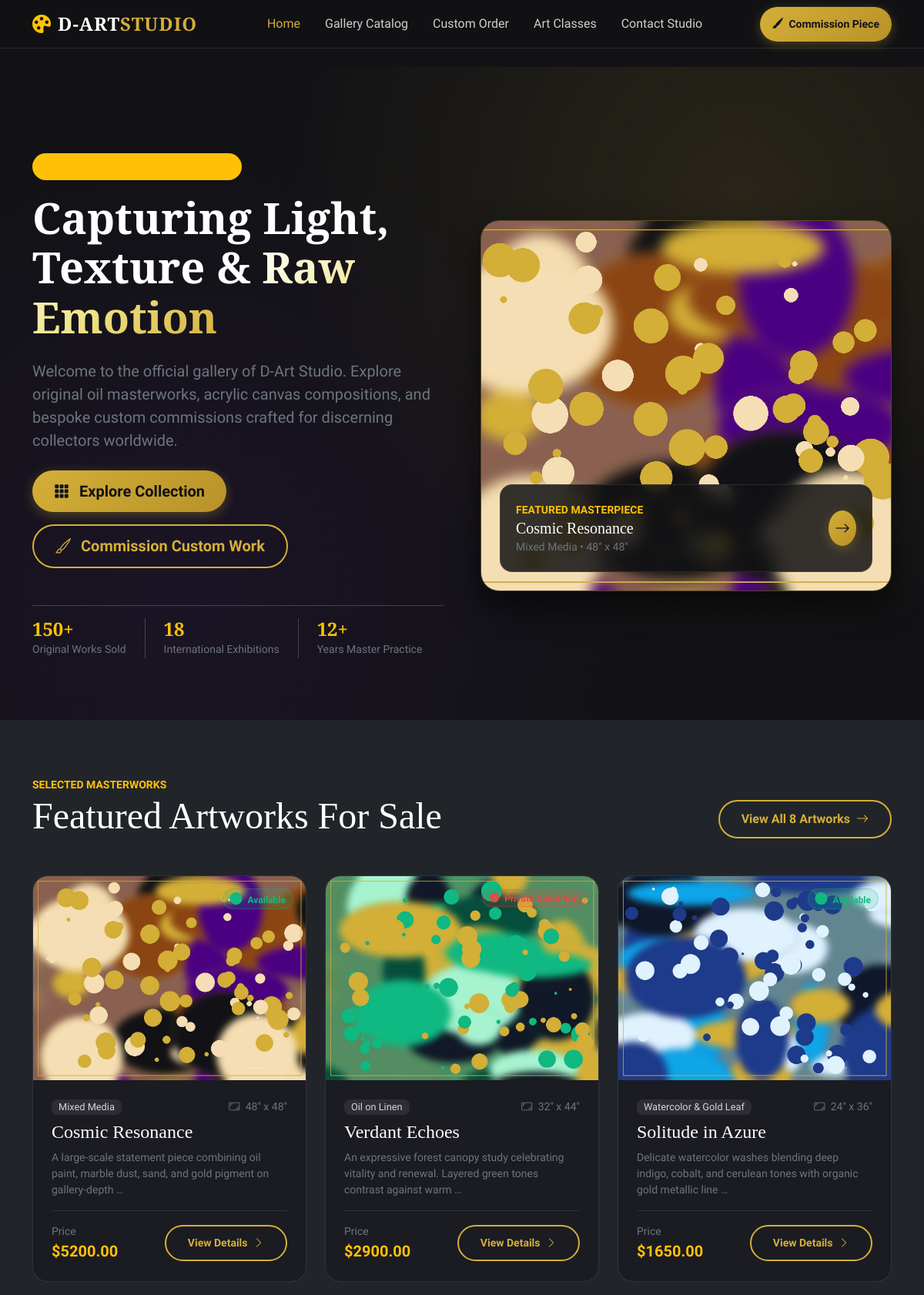
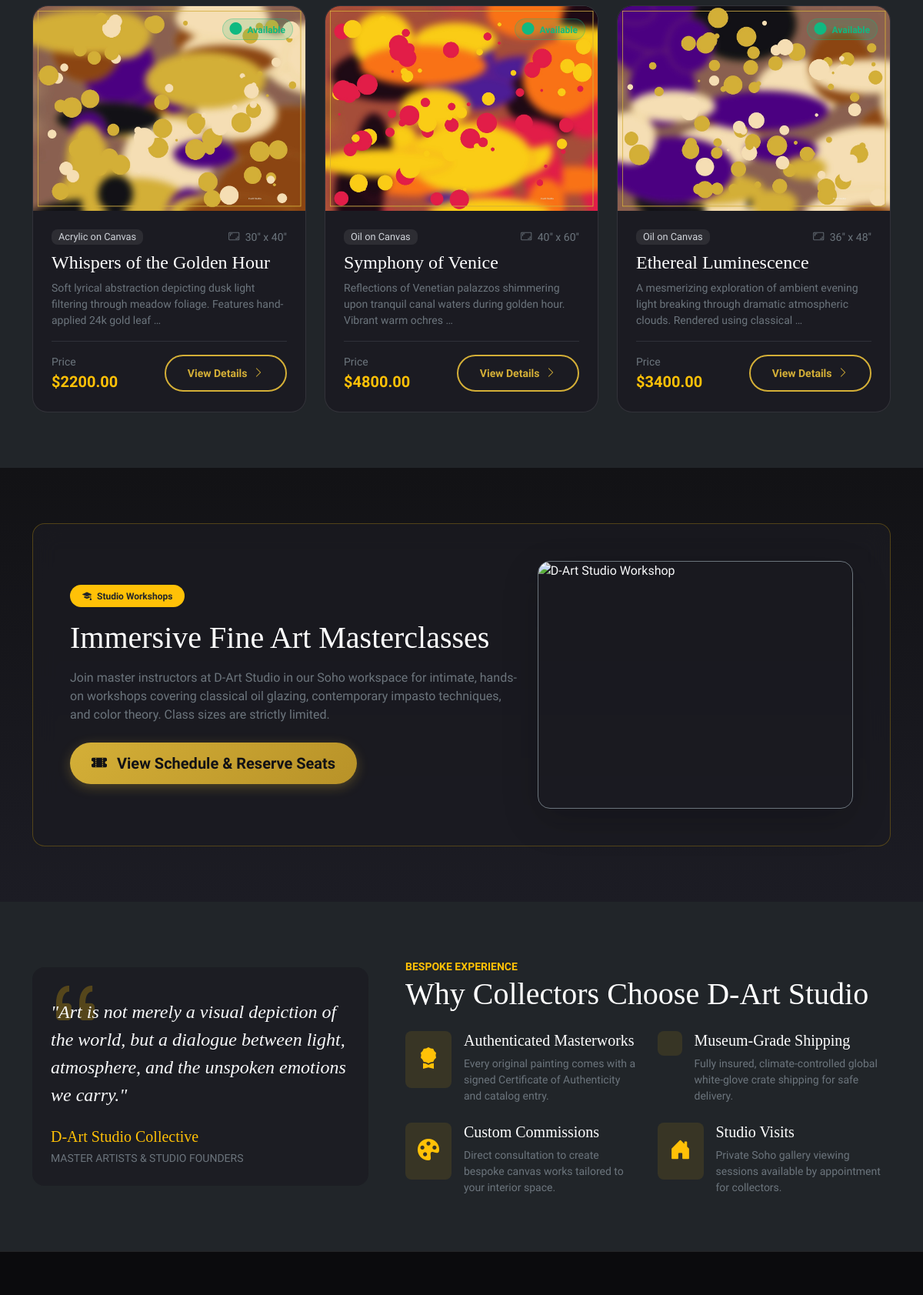
The page / (upper part) on the database its author committed (2 pictures, top to bottom).
### gallery/models.py (models this page shows, shortened)
class Artwork(models.Model):
    title = models.CharField(max_length=200)
    slug = models.SlugField(unique=True, max_length=200, blank=True)
    image = models.ImageField(upload_to='artworks/')
    medium = models.CharField(max_length=100, help_text="e.g. Oil on Canvas, Acrylic, Watercolor, Digital Art")
    dimensions = models.CharField(max_length=100, help_text="e.g. 24\" x 36\" or 60cm x 90cm")
    price = models.DecimalField(max_digits=10, decimal_places=2)
    description = models.TextField(blank=True, help_text="Detailed story or background of the artwork")
    year_created = models.PositiveIntegerField(default=2025)
    is_available = models.BooleanField(default=True)
    is_featured = models.BooleanField(default=False)
    created_at = models.DateTimeField(auto_now_add=True)
    class Meta:
        ordering = ['-created_at']

### gallery/views.py (the view)
# urls.py: path('', views.HomeView.as_view(), name='home'),
class HomeView(TemplateView):
    template_name = 'gallery/home.html'
    def get_context_data(self, **kwargs):
        context = super().get_context_data(**kwargs)
        context['featured_artworks'] = Artwork.objects.filter(is_featured=True)[:6]
        if not context['featured_artworks'].exists():
            context['featured_artworks'] = Artwork.objects.all()[:6]
        context['upcoming_classes'] = ArtClass.objects.filter(date__gte=timezone.now())[:3]
        context['total_artworks'] = Artwork.objects.count()
        context['available_count'] = Artwork.objects.filter(is_available=True).count()
        return context

### gallery/templates/gallery/home.html (shortened to what this page needs)
{% extends 'gallery/base.html' %}
{% load static %}
{% block content %}
<section class="hero-section text-white">
    <div class="container">
        <div class="row align-items-center g-5">
            <div class="col-lg-6">
                <div class="badge bg-warning bg-opacity-20 text-warning px-3 py-2 rounded-pill mb-3 border border-warning border-opacity-25 fs-6">
                    <i class="bi bi-stars me-1"></i> Contemporary Fine Art Studio
                </div>
                <h1 class="hero-title mb-4">
                    Capturing Light, Texture & <span class="gold-text-gradient">Raw Emotion</span>
                </h1>
                <p class="lead text-secondary mb-4">
                    Welcome to the official gallery of <strong>D-Art Studio</strong>. Explore original oil masterworks, acrylic canvas compositions, and bespoke custom commissions crafted for discerning collectors worldwide.
                </p>
                <div class="d-flex flex-wrap gap-3 mb-5">
                    <a href="{% url 'gallery:gallery_list' %}" class="btn btn-gold btn-lg">
                        <i class="bi bi-grid-3x3-gap-fill me-2"></i> Explore Collection
                    </a>
                    <a href="{% url 'gallery:commission' %}" class="btn btn-outline-gold btn-lg">
                        <i class="bi bi-brush me-2"></i> Commission Custom Work
                    </a>
                </div>
                <div class="d-flex gap-4 pt-3 border-top border-secondary border-opacity-50">
                    <div>
                        <h4 class="text-warning fw-bold mb-0">150+</h4>
                        <small class="text-secondary">Original Works Sold</small>
                    </div>
                    <div>
                        <h4 class="text-warning fw-bold mb-0">18</h4>
                        <small class="text-secondary">International Exhibitions</small>
                    </div>
                    <div>
                        <h4 class="text-warning fw-bold mb-0">12+</h4>
                        <small class="text-secondary">Years Master Practice</small>
                    </div>
                </div>
            </div>
            <div class="col-lg-6">
                <div class="hero-img-wrapper">
                    {% if featured_artworks %}
                        <img src="{{ featured_artworks.0.image.url }}" alt="{{ featured_artworks.0.title }}">
                        <div class="hero-badge-overlay d-flex justify-content-between align-items-center">
                            <div>
                                <small class="text-warning text-uppercase fw-semibold tracking-wide">Featured Masterpiece</small>
                                <h5 class="mb-0 text-white font-serif">{{ featured_artworks.0.title }}</h5>
                                <small class="text-secondary">{{ featured_artworks.0.medium }} &bull; {{ featured_artworks.0.dimensions }}</small>
                            </div>
                            <a href="{% url 'gallery:artwork_detail' featured_artworks.0.slug %}" class="btn btn-gold btn-sm rounded-circle p-2" aria-label="View Details">
                                <i class="bi bi-arrow-right fs-5"></i>
                            </a>
                        </div>
                    {% else %}
                        <img src="https://images.unsplash.com/photo-1579783902614-a3fb3927b675?q=80&w=1000" alt="D-Art Studio Showcase">
                    {% endif %}
                </div>
            </div>
        </div>
    </div>
</section>
<section class="py-5 bg-dark">
    <div class="container py-4">
        <div class="d-flex justify-content-between align-items-end mb-5">
            <div>
                <span class="text-warning text-uppercase fw-bold tracking-wider small">Selected Masterworks</span>
                <h2 class="display-5 text-white font-serif mb-0">Featured Artworks For Sale</h2>
            </div>
            <a href="{% url 'gallery:gallery_list' %}" class="btn btn-outline-gold">
                View All {{ total_artworks }} Artworks <i class="bi bi-arrow-right ms-1"></i>
            </a>
        </div>
        <div class="row g-4">
            {% for artwork in featured_artworks %}
                <div class="col-lg-4 col-md-6">
                    <div class="art-card">
                        <div class="art-card-img-wrapper">
                            <img src="{{ artwork.image.url }}" alt="{{ artwork.title }}" loading="lazy">
                            <div class="position-absolute top-0 end-0 p-3">
                                {% if artwork.is_available %}
                                    <span class="badge badge-available"><i class="bi bi-circle-fill fs-6 me-1 small"></i> Available</span>
                                {% else %}
                                    <span class="badge badge-sold"><i class="bi bi-x-circle-fill me-1"></i> Private Collection</span>
                                {% endif %}
                            </div>
                        </div>
                        <div class="art-card-body">
                            <div class="d-flex justify-content-between align-items-center mb-2">
                                <span class="badge badge-medium">{{ artwork.medium }}</span>
                                <span class="text-secondary small"><i class="bi bi-aspect-ratio me-1"></i> {{ artwork.dimensions }}</span>
                            </div>
                            <h4 class="font-serif text-white mb-2 fs-4">
                                <a href="{% url 'gallery:artwork_detail' artwork.slug %}" class="text-white text-decoration-none hover-gold">{{ artwork.title }}</a>
                            </h4>
                            <p class="text-secondary small mb-3 flex-grow-1">
                                {{ artwork.description|truncatewords:15 }}
                            </p>
                            <div class="d-flex justify-content-between align-items-center pt-3 border-top border-secondary border-opacity-25">
                                <div>
                                    <small class="text-secondary d-block">Price</small>
                                    <span class="fs-5 fw-bold text-warning">${{ artwork.price|floatformat:2 }}</span>
                                </div>
                                <a href="{% url 'gallery:artwork_detail' artwork.slug %}" class="btn btn-outline-gold btn-sm">
                                    View Details <i class="bi bi-chevron-right ms-1"></i>
                                </a>
                            </div>
                        </div>
                    </div>
                </div>
            {% empty %}
                <div class="col-12 text-center py-5">
                    <p class="text-secondary">No featured artworks loaded yet.</p>
                </div>
            {% endfor %}
        </div>
    </div>
</section>
<section class="py-5" style="background: linear-gradient(180deg, #121215 0%, #1c1c24 100%);">
    <div class="container py-4">
        <div class="glass-panel p-4 p-md-5 border-warning border-opacity-25">
            <div class="row align-items-center g-4">
                <div class="col-lg-7">
                    <span class="badge bg-warning text-dark fw-bold px-3 py-2 rounded-pill mb-3">
                        <i class="bi bi-mortarboard-fill me-1"></i> Studio Workshops
                    </span>
                    <h2 class="display-6 text-white font-serif mb-3">Immersive Fine Art Masterclasses</h2>
                    <p class="text-secondary mb-4">
                        Join master instructors at D-Art Studio in our Soho workspace for intimate, hands-on workshops covering classical oil glazing, contemporary impasto techniques, and color theory. Class sizes are strictly limited.
                    </p>
                    <a href="{% url 'gallery:classes_list' %}" class="btn btn-gold btn-lg">
                        <i class="bi bi-ticket-perforated-fill me-2"></i> View Schedule & Reserve Seats
                    </a>
                </div>
                <div class="col-lg-5">
                    <div class="rounded-4 overflow-hidden shadow-lg border border-secondary">
                        <img src="https://images.unsplash.com/photo-1513364776144-60967b0f800f?q=80&w=800" alt="D-Art Studio Workshop" class="img-fluid w-100" style="min-height: 320px; object-fit: cover;">
                    </div>
                </div>
            </div>
        </div>
    </div>
</section>
<section class="py-5 bg-dark text-white">
    <div class="container py-4">
        <div class="row align-items-center g-5">
            <div class="col-lg-5">
                <div class="p-4 glass-panel border-0 position-relative">
                    <i class="bi bi-quote text-warning display-1 opacity-25 position-absolute top-0 start-0 ms-3 mt-1"></i>
                    <div class="position-relative z-1 pt-3">
                        <p class="font-serif fs-4 fst-italic mb-4 text-light">
                            "Art is not merely a visual depiction of the world, but a dialogue between light, atmosphere, and the unspoken emotions we carry."
                        </p>
                        <h5 class="text-warning mb-1 font-serif">D-Art Studio Collective</h5>
                        <small class="text-secondary text-uppercase tracking-wider">Master Artists & Studio Founders</small>
                    </div>
                </div>
            </div>
            <div class="col-lg-7">
                <span class="text-warning text-uppercase fw-bold tracking-wider small">Bespoke Experience</span>
                <h2 class="display-6 font-serif mb-4">Why Collectors Choose D-Art Studio</h2>
                <div class="row g-4">
                    <div class="col-md-6">
                        <div class="d-flex align-items-start">
                            <div class="p-3 bg-warning bg-opacity-10 text-warning rounded-3 me-3">
                                <i class="bi bi-award-fill fs-3"></i>
                            </div>
                            <div>
                                <h5 class="font-serif mb-2">Authenticated Masterworks</h5>
                                <p class="text-secondary small mb-0">Every original painting comes with a signed Certificate of Authenticity and catalog entry.</p>
                            </div>
                        </div>
                    </div>
                    <div class="col-md-6">
                        <div class="d-flex align-items-start">
                            <div class="p-3 bg-warning bg-opacity-10 text-warning rounded-3 me-3">
                            </div>
                            <div>
                                <h5 class="font-serif mb-2">Museum-Grade Shipping</h5>
                                <p class="text-secondary small mb-0">Fully insured, climate-controlled global white-glove crate shipping for safe delivery.</p>
                            </div>
                        </div>
                    </div>
                    <div class="col-md-6">
                        <div class="d-flex align-items-start">
                            <div class="p-3 bg-warning bg-opacity-10 text-warning rounded-3 me-3">
                                <i class="bi bi-palette-fill fs-3"></i>
                            </div>
                            <div>
                                <h5 class="font-serif mb-2">Custom Commissions</h5>
                                <p class="text-secondary small mb-0">Direct consultation to create bespoke canvas works tailored to your interior space.</p>
                            </div>
                        </div>
                    </div>
                    <div class="col-md-6">
                        <div class="d-flex align-items-start">
                            <div class="p-3 bg-warning bg-opacity-10 text-warning rounded-3 me-3">
                                <i class="bi bi-house-door-fill fs-3"></i>
                            </div>
                            <div>
                                <h5 class="font-serif mb-2">Studio Visits</h5>
                                <p class="text-secondary small mb-0">Private Soho gallery viewing sessions available by appointment for collectors.</p>
                            </div>
                        </div>
                    </div>
                </div>
            </div>
        </div>
    </div>
</section>
{% endblock %}

### rows shown on the page
Artwork: image (picture), title "Cosmic Resonance", medium "Mixed Media", dimensions "48\" x 48\"", is_available True (drawn), description "A large-scale statement piece combining oil paint, marble dust, sand, and gold pigment on gallery-depth …", price "5200.00"
Artwork: image (picture), is_available False (drawn), medium "Oil on Linen", dimensions "32\" x 44\"", title "Verdant Echoes", description "An expressive forest canopy study celebrating vitality and renewal. Layered green tones contrast against warm …", price "2900.00"
Artwork: image (picture), is_available True (drawn), medium "Watercolor & Gold Leaf", dimensions "24\" x 36\"", title "Solitude in Azure", description "Delicate watercolor washes blending deep indigo, cobalt, and cerulean tones with organic gold metallic line …", price "1650.00"
Artwork: image (picture), is_available True (drawn), medium "Acrylic on Canvas", dimensions "30\" x 40\"", title "Whispers of the Golden Hour", description "Soft lyrical abstraction depicting dusk light filtering through meadow foliage. Features hand-applied 24k gold leaf …", price "2200.00"
Artwork: image (picture), is_available True (drawn), medium "Oil on Canvas", dimensions "40\" x 60\"", title "Symphony of Venice", description "Reflections of Venetian palazzos shimmering upon tranquil canal waters during golden hour. Vibrant warm ochres …", price "4800.00"
Artwork: image (picture), is_available True (drawn), medium "Oil on Canvas", dimensions "36\" x 48\"", title "Ethereal Luminescence", description "A mesmerizing exploration of ambient evening light breaking through dramatic atmospheric clouds. Rendered using classical …", price "3400.00"

### other values the page prints
{{ total_artworks }} "8"
